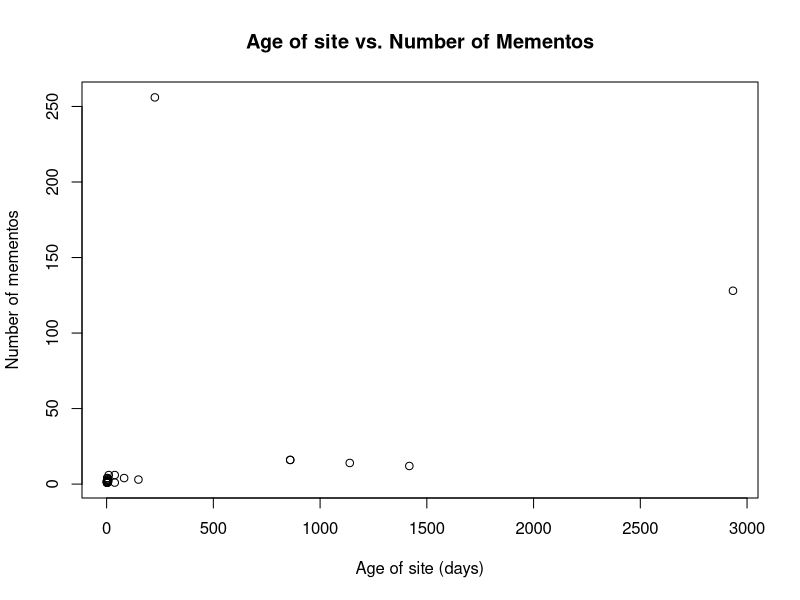

The R source for this figure:
mementos <- c(128,2,256,2,2,3,2,1,6,1,2,14,1,2,1,1,4,4,2,3,1,12,6,4,16,3,16,3,1,1,2)
days <- c(2934,3,226,5,2,149,2,3,10,2,2,1139,2,3,3,2,3,82,8,4,38,1418,38,3,860,6,860,6,4,2,2)
plot(days, mementos, xlab="Age of site (days)", ylab="Number of mementos")
title("Age of site vs. Number of Mementos")
print("total URIs: 1000")
cat("no mementos: ", 1000 - length(mementos), "\n")
cat("no date estimate: ", 1000 - length(days))